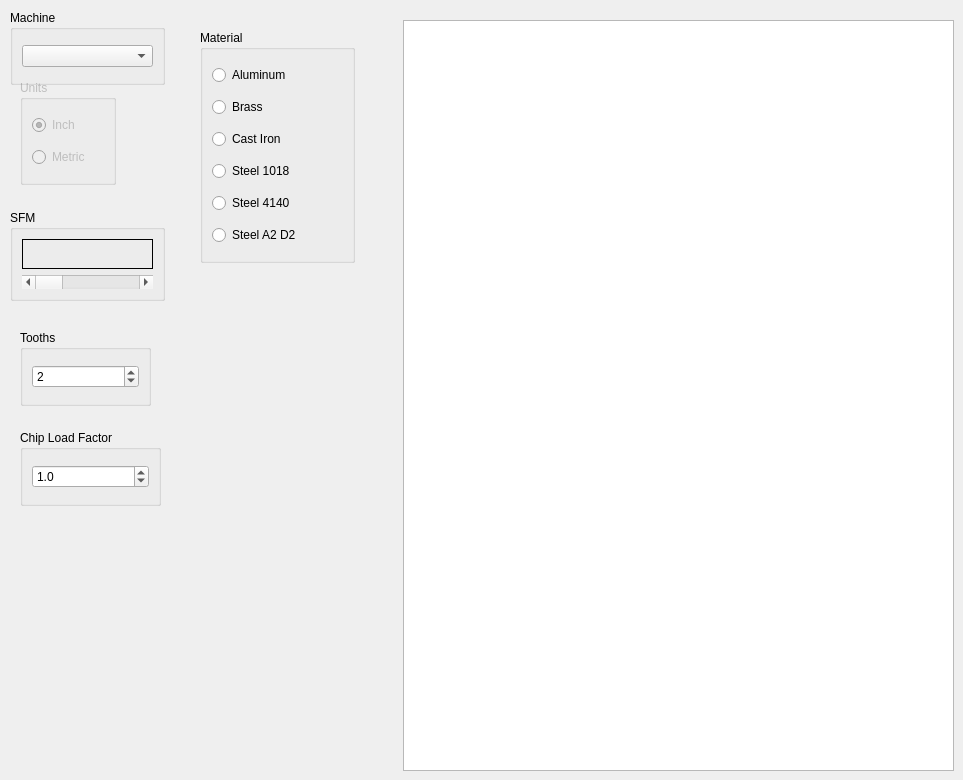
      <widget class="QWidget" name="tab_17">
       <attribute name="title">
        <string>Mill Charts</string>
       </attribute>
       <widget class="QPlainTextEdit" name="millPTE">
        <property name="geometry">
         <rect>
          <x>403</x>
          <y>20</y>
          <width>551</width>
          <height>751</height>
         </rect>
        </property>
       </widget>
       <widget class="QGroupBox" name="groupBox_14">
        <property name="enabled">
         <bool>false</bool>
        </property>
        <property name="geometry">
         <rect>
          <x>20</x>
          <y>80</y>
          <width>96</width>
          <height>105</height>
         </rect>
        </property>
        <property name="title">
         <string>Units</string>
        </property>
        <layout class="QGridLayout" name="gridLayout_21">
         <item row="0" column="0">
          <widget class="QRadioButton" name="millInchRB">
           <property name="text">
            <string>Inch</string>
           </property>
           <property name="checked">
            <bool>true</bool>
           </property>
           <attribute name="buttonGroup">
            <string notr="true">millUnitsBG</string>
           </attribute>
          </widget>
         </item>
         <item row="1" column="0">
          <widget class="QRadioButton" name="millMetricRB">
           <property name="text">
            <string>Metric</string>
           </property>
           <attribute name="buttonGroup">
            <string notr="true">millUnitsBG</string>
           </attribute>
          </widget>
         </item>
        </layout>
       </widget>
       <widget class="QGroupBox" name="groupBox_17">
        <property name="geometry">
         <rect>
          <x>200</x>
          <y>30</y>
          <width>155</width>
          <height>233</height>
         </rect>
        </property>
        <property name="title">
         <string>Material</string>
        </property>
        <layout class="QGridLayout" name="gridLayout_22">
         <item row="0" column="0">
          <widget class="QRadioButton" name="millAluminumRB">
           <property name="text">
            <string>Aluminum</string>
           </property>
           <property name="material" stdset="0">
            <string>aluminum</string>
           </property>
           <property name="sfm" stdset="0">
            <number>600</number>
           </property>
           <attribute name="buttonGroup">
            <string notr="true">millMaterialBG</string>
           </attribute>
          </widget>
         </item>
         <item row="1" column="0">
          <widget class="QRadioButton" name="millBrassRB">
           <property name="text">
            <string>Brass</string>
           </property>
           <property name="material" stdset="0">
            <string>aluminum</string>
           </property>
           <property name="sfm" stdset="0">
            <number>480</number>
           </property>
           <attribute name="buttonGroup">
            <string notr="true">millMaterialBG</string>
           </attribute>
          </widget>
         </item>
         <item row="4" column="0">
          <widget class="QRadioButton" name="millToolSteelRB">
           <property name="text">
            <string>Steel 4140</string>
           </property>
           <property name="material" stdset="0">
            <string>s1018</string>
           </property>
           <property name="sfm" stdset="0">
            <number>300</number>
           </property>
           <attribute name="buttonGroup">
            <string notr="true">millMaterialBG</string>
           </attribute>
          </widget>
         </item>
         <item row="5" column="0">
          <widget class="QRadioButton" name="radioButton">
           <property name="text">
            <string>Steel A2 D2</string>
           </property>
           <property name="material" stdset="0">
            <string>sa2d2</string>
           </property>
           <property name="sfm" stdset="0">
            <number>240</number>
           </property>
           <attribute name="buttonGroup">
            <string notr="true">millMaterialBG</string>
           </attribute>
          </widget>
         </item>
         <item row="2" column="0">
          <widget class="QRadioButton" name="millCastIronRB">
           <property name="text">
            <string>Cast Iron</string>
           </property>
           <property name="material" stdset="0">
            <string>cast</string>
           </property>
           <property name="sfm" stdset="0">
            <number>360</number>
           </property>
           <attribute name="buttonGroup">
            <string notr="true">millMaterialBG</string>
           </attribute>
          </widget>
         </item>
         <item row="3" column="0">
          <widget class="QRadioButton" name="millMildSteelRB">
           <property name="text">
            <string>Steel 1018</string>
           </property>
           <property name="material" stdset="0">
            <string>s1018</string>
           </property>
           <property name="sfm" stdset="0">
            <number>420</number>
           </property>
           <attribute name="buttonGroup">
            <string notr="true">millMaterialBG</string>
           </attribute>
          </widget>
         </item>
        </layout>
       </widget>
       <widget class="QGroupBox" name="drillsfmGB_2">
        <property name="geometry">
         <rect>
          <x>10</x>
          <y>210</y>
          <width>155</width>
          <height>91</height>
         </rect>
        </property>
        <property name="title">
         <string>SFM</string>
        </property>
        <layout class="QGridLayout" name="gridLayout_23">
         <item row="1" column="0">
          <widget class="QScrollBar" name="millSfmSB">
           <property name="singleStep">
            <number>10</number>
           </property>
           <property name="orientation">
            <enum>Qt::Horizontal</enum>
           </property>
          </widget>
         </item>
         <item row="0" column="0">
          <widget class="QLabel" name="millSfmLb">
           <property name="frameShape">
            <enum>QFrame::Box</enum>
           </property>
           <property name="text">
            <string/>
           </property>
          </widget>
         </item>
        </layout>
       </widget>
       <widget class="QGroupBox" name="groupBox_15">
        <property name="geometry">
         <rect>
          <x>20</x>
          <y>330</y>
          <width>131</width>
          <height>76</height>
         </rect>
        </property>
        <property name="title">
         <string>Tooths</string>
        </property>
        <layout class="QGridLayout" name="gridLayout_24">
         <item row="0" column="0">
          <widget class="QSpinBox" name="millToothsSB">
           <property name="maximum">
            <number>20</number>
           </property>
           <property name="value">
            <number>2</number>
           </property>
          </widget>
         </item>
        </layout>
       </widget>
       <widget class="QGroupBox" name="groupBox_16">
        <property name="geometry">
         <rect>
          <x>20</x>
          <y>430</y>
          <width>141</width>
          <height>76</height>
         </rect>
        </property>
        <property name="title">
         <string>Chip Load Factor</string>
        </property>
        <layout class="QGridLayout" name="gridLayout_25">
         <item row="0" column="0">
          <widget class="QDoubleSpinBox" name="millChipLoadFactorDSB">
           <property name="decimals">
            <number>1</number>
           </property>
           <property name="singleStep">
            <double>0.100000000000000</double>
           </property>
           <property name="value">
            <double>1.000000000000000</double>
           </property>
          </widget>
         </item>
        </layout>
       </widget>
       <widget class="QGroupBox" name="groupBox_20">
        <property name="geometry">
         <rect>
          <x>10</x>
          <y>10</y>
          <width>155</width>
          <height>75</height>
         </rect>
        </property>
        <property name="title">
         <string>Machine</string>
        </property>
        <layout class="QGridLayout" name="gridLayout_28">
         <item row="0" column="0">
          <widget class="QComboBox" name="millMachineCB"/>
         </item>
        </layout>
       </widget>
      </widget>
